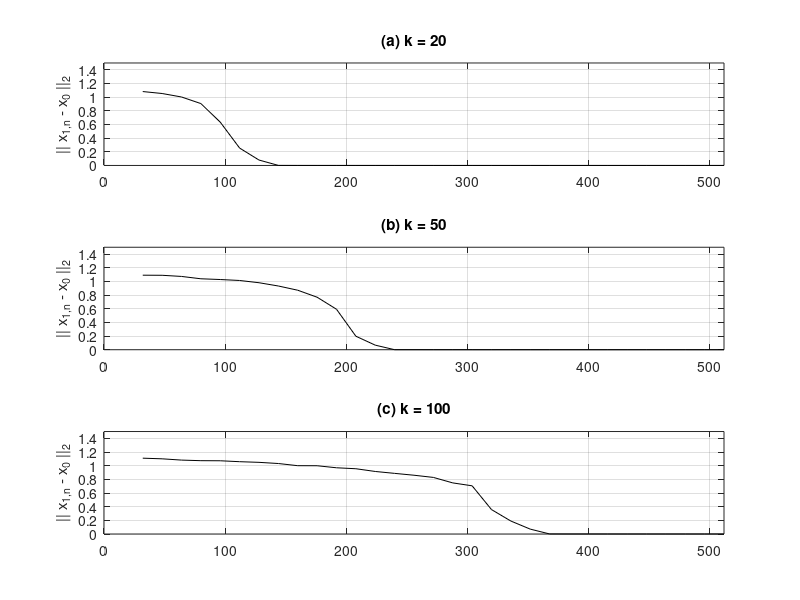

This figure's MATLAB source:
% Figure 1: Error of reconstruction versus number of samples 
% for signals with a controlled number of nonzeros.
% Data files used: DataL0_20.mat, DataL0_50.mat, DataL0_100.mat
% See also: GenDataL0.m

load DataL0_20.mat;

subplot(3,1,1); plot(N,E,'-k'); grid on;
axis([0 512 0 1.5]);
ylabel('|| x_{1,n} - x_{0} ||_{2}');
title(['(a) k = ' num2str(K)]);

load DataL0_50.mat;

subplot(3,1,2); plot(N,E,'-k'); grid on;
axis([0 512 0 1.5]);
ylabel('|| x_{1,n} - x_{0} ||_{2}');
title(['(b) k = ' num2str(K)]);

load DataL0_100.mat;

subplot(3,1,3); plot(N,E,'-k'); grid on;
axis([0 512 0 1.5]);
ylabel('|| x_{1,n} - x_{0} ||_{2}');
title(['(c) k = ' num2str(K)]);

%
% Copyright (c) 2006. Yaakov Tsaig
%  

%
% Part of SparseLab Version:100
% Created Tuesday March 28, 2006
% This is Copyrighted Material
% For Copying permissions see COPYING.m
% Comments? e-mail sparselab@stanford.edu
%
